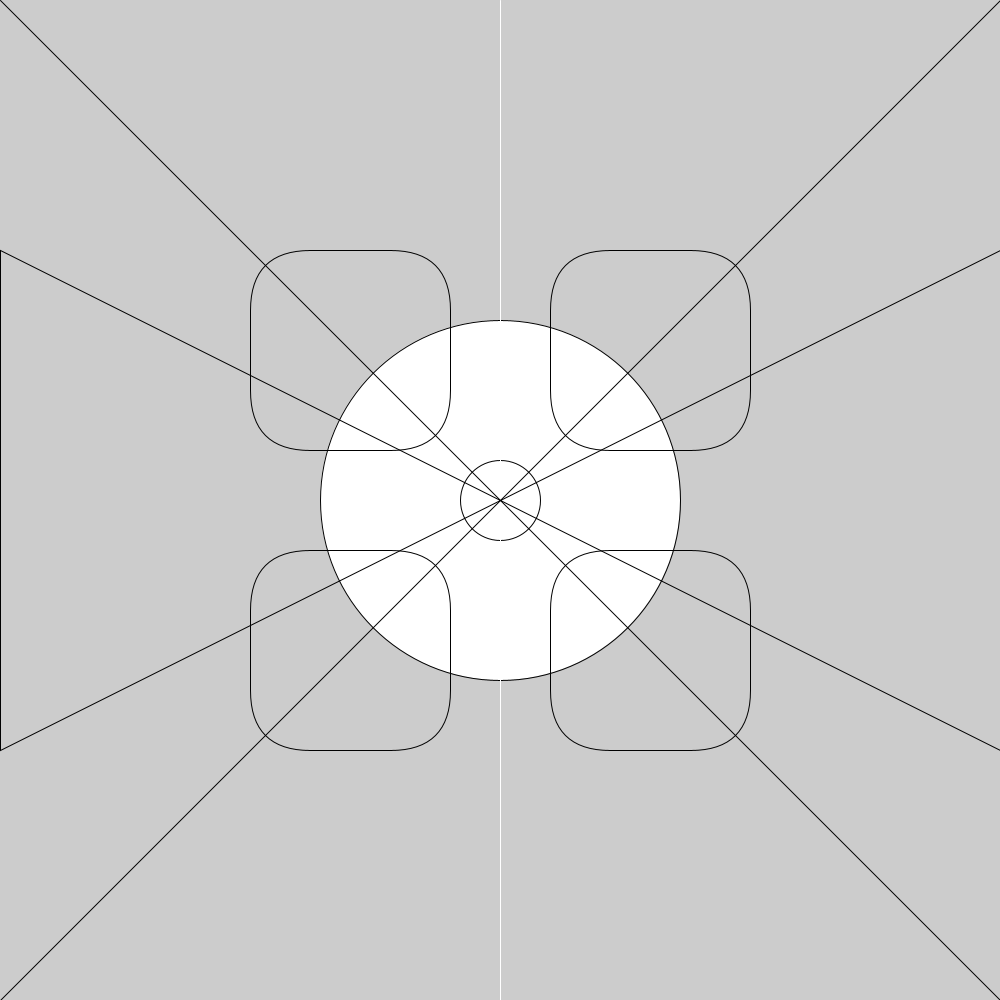
Frame 1 (no input)
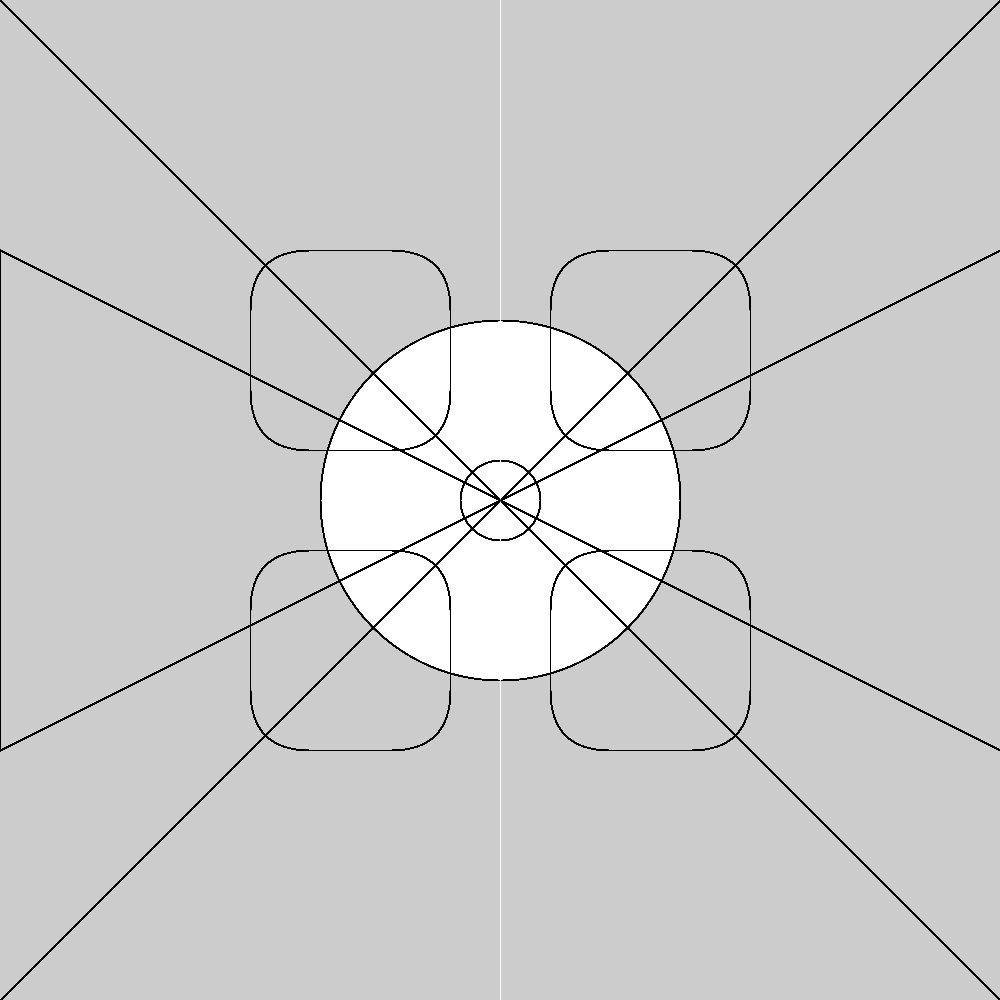
Frame 60 (the mouse pressed at the canvas centre just before this capture)
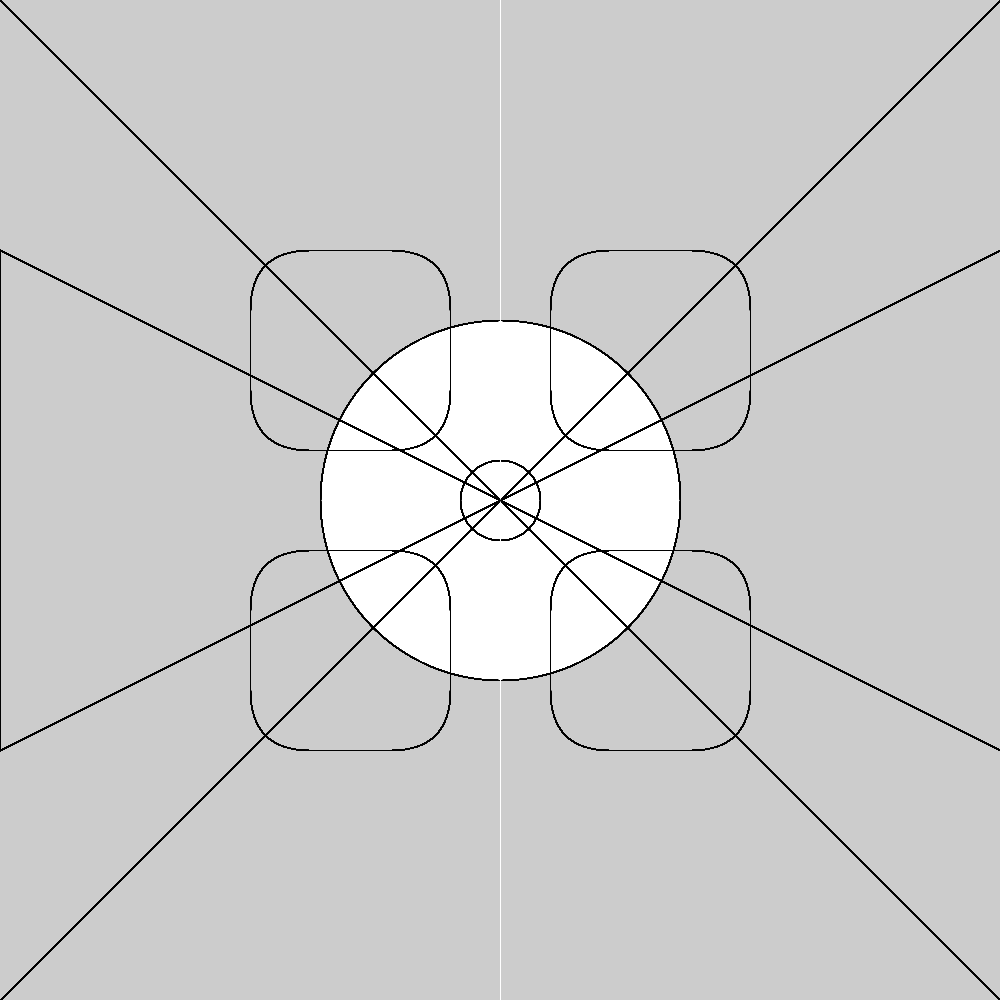
Frame 120 (the mouse held since frame 60 and released just before this capture)

The Processing sketch that drew these frames (run headless with seeded random() and noise(); from frame 60 on, the mouse is pressed at the canvas centre):

// Processing sketch: sketch_180903a
// ── sketch_180903a.pde
  //start with a square canvas of 1000 by 1000 pixels
  //draw an ellipse in the center, radius 360
  //draw an ellipse in the center, radius 80
  //draw a line down the middle of the canvas, make the stroke white
  //draw 2 diagonal lines from corner to corner, making an x
  //draw 4 200 by 200 squares, with rounded edges, and no fill, around the ellipse, but not touching the ellipse
  //draw 2 triangle at the sides of the canvas, the highest point touching the center of the ellipse, no fill
  
void setup () {
  size (1000, 1000);
}
void draw () {
  ellipse (500, 500, 360, 360);
  stroke (0);
  ellipse (500, 500, 80, 80);
  stroke (255);
  line (500, 0, 500, 1000);
  stroke (0);
  line (0, 0, 1000, 1000);
  line (0, 1000, 1000, 0);
  noFill ();
  rect (250, 250, 200, 200, 60);
  rect (550, 250, 200, 200, 60);
  rect (250, 550, 200, 200, 60);
  rect (550, 550, 200, 200, 60);
  triangle (0, 250, 500, 500, 0, 750);
  triangle (1000, 250, 500, 500, 1000, 750);

}
